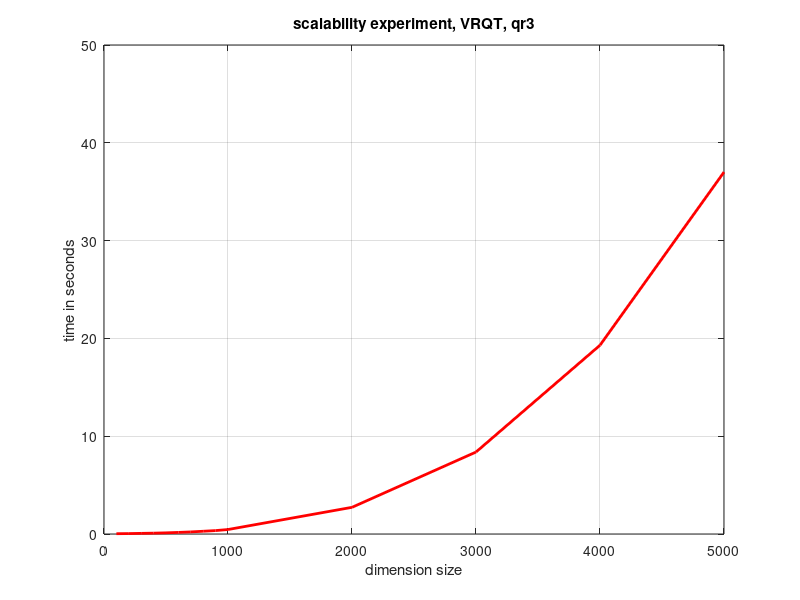
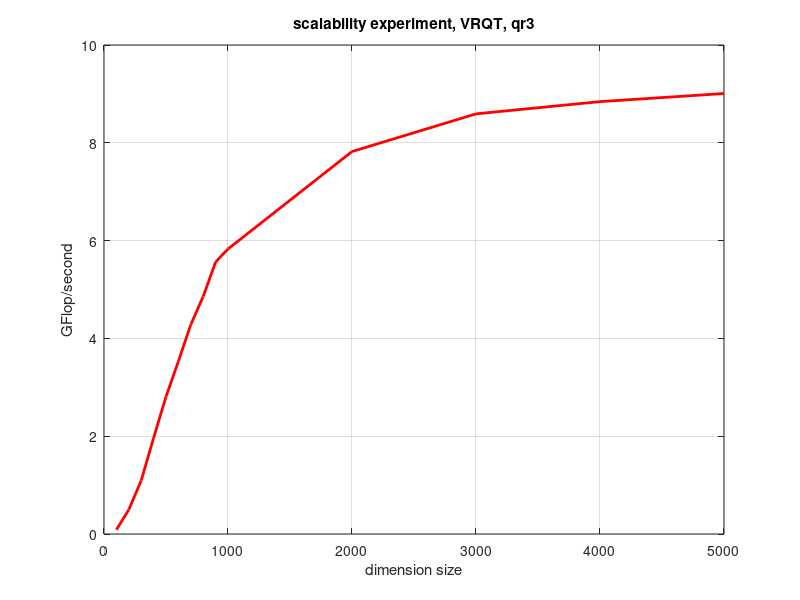

Recreate these plots in MATLAB, in order.
   clear
   close all
   X = load('test_timing_lapack__square__1thread.dat');
   m = X(:,2);
   perf = X(:,5);
   %plot( m, perf, 'r', 'LineWidth', 2); hold on;
   %X = load('test_timing_lapack__square__2threads.dat');
   %m = X(:,2);
   %perf = X(:,5);
   %plot( m, perf, 'r', 'LineWidth', 2); hold on;
   %grid on
   %X = load('test_timing_lapack__square__4threads.dat');
   %m = X(:,2);
   %perf = X(:,5);
   %plot( m, perf, 'r', 'LineWidth', 2); hold on;
   %grid on


   ax = axes;
   plot( X(:,1),X(:,4) , 'r', 'LineWidth', 2); 
   grid on
   %set( ax, 'XTick',[ 100, 200, 500, X(9:15,1) ]);
   axis([0 5000 0 50])

   title('scalability experiment, VRQT, qr3')
   xlabel('dimension size')
   ylabel('time in seconds')

   figure
   ax = axes;
   plot( X(:,1),X(:,5) , 'r', 'LineWidth', 2); 
   grid on
   %set( ax, 'XTick',[ 100, 200, 500, X(9:15,1) ]);
   axis([0 5000 0 10])

   title('scalability experiment, VRQT, qr3')
   xlabel('dimension size')
   ylabel('GFlop/second')
